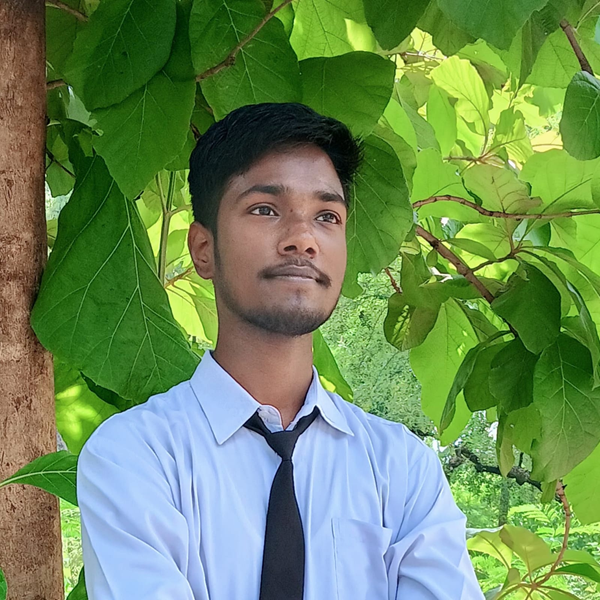
#> input picture 3-Basic Operations/aditya.png, 600 x 600 px
$ python 2-crop.py
#> lines starting #> are read from the running program, lines starting #| are printed output that depends on the picture
import cv2

# read image
img = cv2.imread('aditya.png')
#> img is the input picture: shape (600, 600, 3); mean B, G, R 89.7, 139.4, 108.6
print(img.shape)
#| (600, 600, 3)

cv2.imshow("image", img)
cropped_img = img[90:450, 100:425]
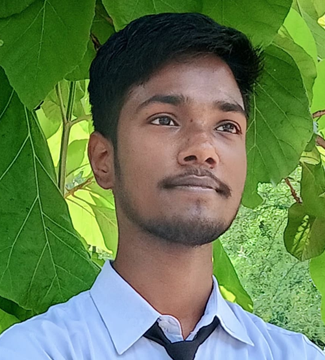
#> cropped_img: shape (360, 325, 3); mean B, G, R 83.1, 126.6, 102.2
cv2.imshow("cropped image", cropped_img)
cv2.waitKey(0)
